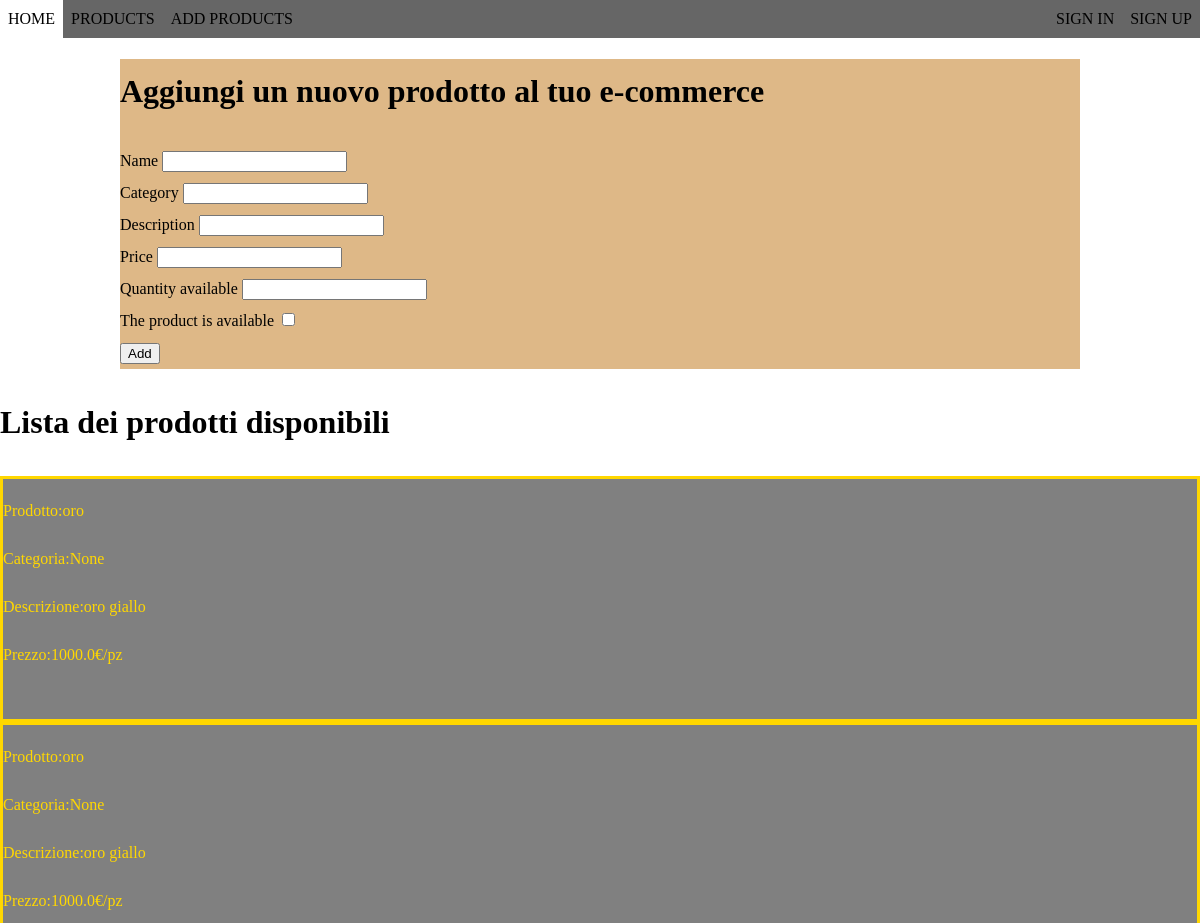
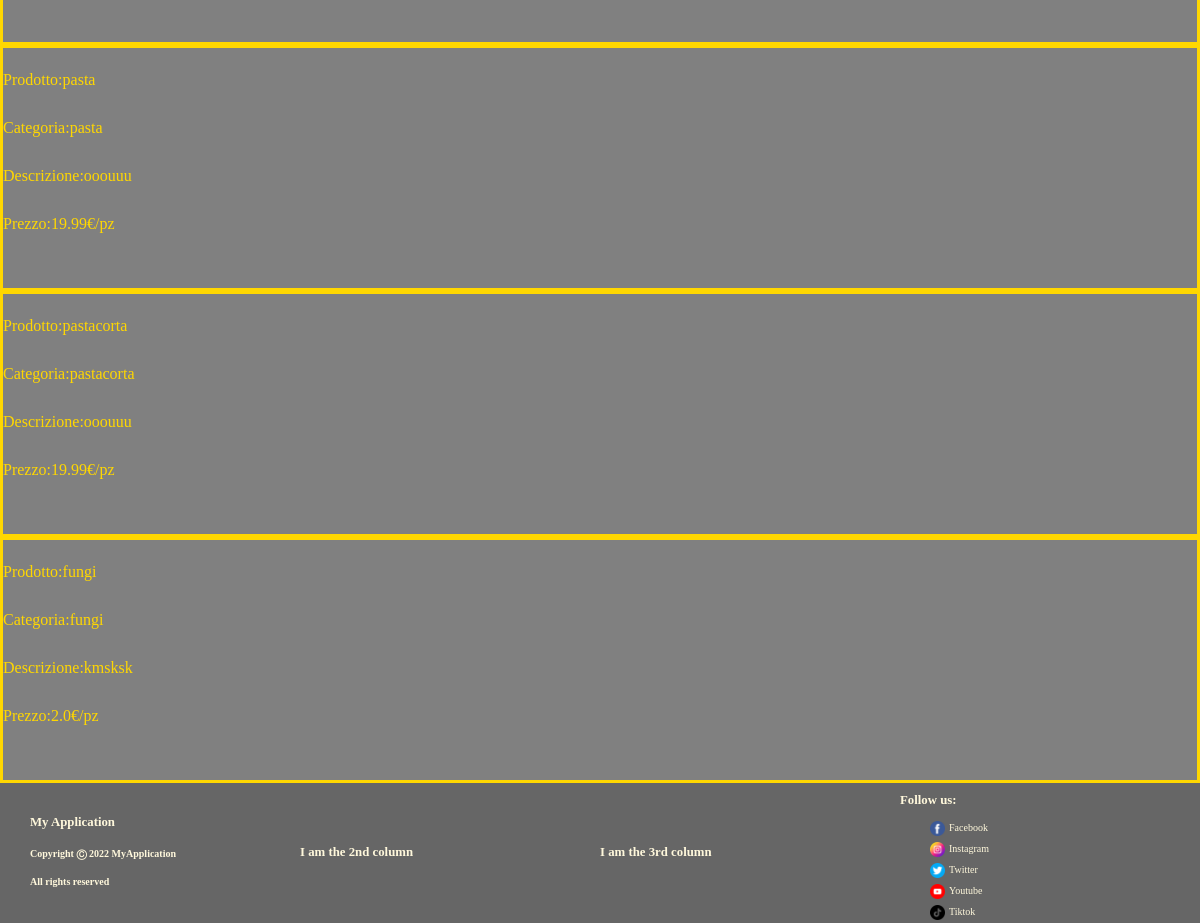
The app's page /addproducts (signed in) with its own data (2 pictures, top to bottom).
### model.py (models this page shows)
class Product(db.Model):
    id = db.Column(db.Integer, primary_key=True)
    name = db.Column(db.String(100))
    description = db.Column(db.String(300))
    category = db.Column(db.String(30))
    price = db.Column(db.Float)
    quantity = db.Column(db.Integer)
    availability = db.Column(db.Boolean)

### app.py (the view, shortened to what this page needs)
@app.route('/addproducts', methods=['POST' , 'GET'])
def addproducts():
    if session['role'] == 'admin':
        form= Productform()
    else:
        flash("You don't have the permission to add new items")
        return redirect(url_for('products'))
    product_list = Product.query.all()
    return render_template('addproducts.html', product_list=product_list, form=form)

### forms.py
class Productform(FlaskForm):
    name = StringField('Name', validators=[DataRequired(), Length(min=3,max=20)] )
    description = StringField('Description', validators=[DataRequired(), Length(min=3,max=20)] )
    category = StringField('Category', validators=[DataRequired(), Length(min=3,max=20)] )
    price = FloatField('Price')
    quantity = IntegerField('Quantity available')
    availability = BooleanField('The product is available')
    submit=SubmitField('Add')

### templates/addproducts.html (shortened to what this page needs)
{% extends 'layout.html' %}
{% block layout %}
<div class="pro-container">
    <h1>Aggiungi un nuovo prodotto al tuo e-commerce</h1>
    <form  method="post">
        <div>
          <div>
              {{ form.name.label  }}
               {{ form.name(class='form-control') }}
          </div>
        </div>
        <div>
          <div>
            {{ form.category.label  }}
              {{ form.category(class='form-control') }}
          </div>
        </div>
       <div>
          <div>
            {{ form.description.label  }}
              {{ form.description(class='form-control') }}
          </div>
        </div>
        <div>
            <div>
              {{ form.price.label  }}
                {{ form.price(class='form-control') }}
            </div>
        </div>
        <div>
            <div>
              {{ form.quantity.label  }}
                {{ form.quantity(class='form-control') }}
            </div>
        </div>
        <div>
          <div>
            {{ form.availability.label  }}
              {{ form.availability(class='form-control') }}
          </div>
        </div>
          {{ form.submit(class='btn btn-primary') }}
      </form>
</div>
<h1>Lista dei prodotti disponibili</h1>
{% for product in product_list %}
<div class="pro-item">
    <p>Prodotto:{{product.name}}</p>
    <p>Categoria:{{product.category}}</p>
    <p>Descrizione:{{product.description}} </p>
    <p>Prezzo:{{product.price}}€/pz</p>
    <br>
</div>
{% endfor %}
{% endblock %}

### static/css/personal.css (style rules this page uses)
body { line-height: 2; margin: 0px; background-size: cover; }
.pro-container { background-color: burlywood; margin: 1% 10%; }
.pro-item { border-style: solid; border-color: gold; background-color: gray; color: gold; }

### records on screen
Product: name "oro", category "None", description "oro giallo", price "1000.0"
Product: name "oro", category "None", description "oro giallo", price "1000.0"
Product: name "pasta", category "pasta", description "ooouuu", price "19.99"
Product: name "pastacorta", category "pastacorta", description "ooouuu", price "19.99"
Product: name "fungi", category "fungi", description "kmsksk", price "2.0"
